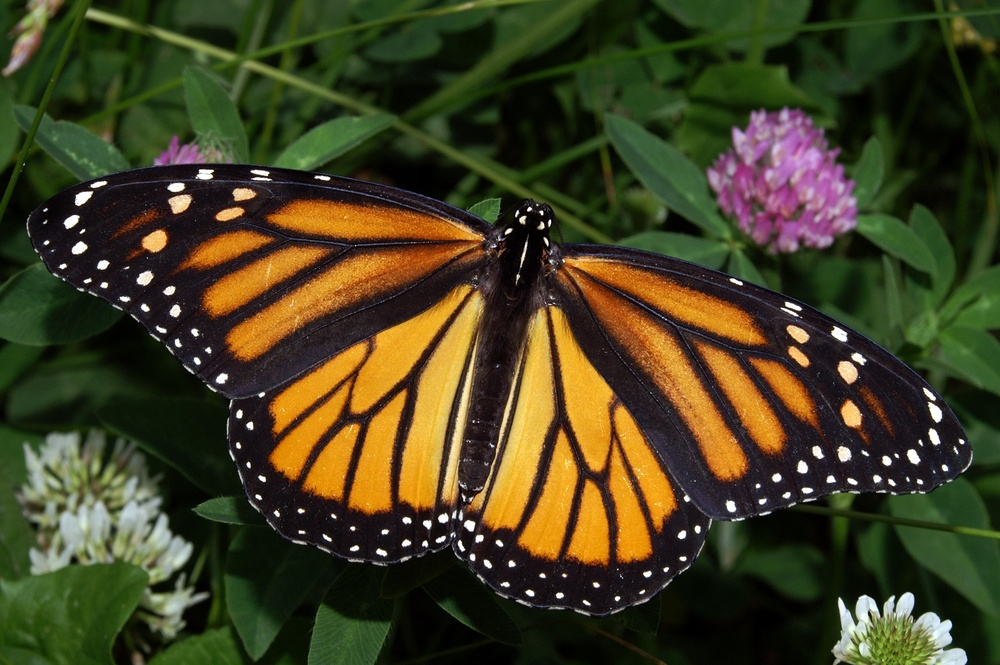
#> input picture Lesson 3/images/monarch.jpg, 1000 x 665 px, shrunk from 3008 x 2000 before the run
$ python K-means_Clustering.py
#> lines starting #> are read from the running program, lines starting #| are printed output that depends on the picture; after the words box and inside, x2 and y2 are one past the last pixel; in counts of white or black regions, pixels touching at a corner belong together
# -*- coding: utf-8 -*-
"""
Created on Sat Mar  2 00:26:24 2019

@author: useraccountname
"""

import numpy as np
import matplotlib.pyplot as plt
import cv2


# Read in the image
## TODO: Check out the images directory to see other images you can work with
# And select one!
image = cv2.imread('images/monarch.jpg')
#> image is the input picture: shape (665, 1000, 3); mean B, G, R 32.9, 63.4, 66.8

# Change color to RGB (from BGR)
image = cv2.cvtColor(image, cv2.COLOR_BGR2RGB)

plt.imshow(image)

# Reshape image into a 2D array of pixels and 3 color values (RGB)
pixel_vals = image.reshape((-1,3))

# Convert to float type
pixel_vals = np.float32(pixel_vals)

# define stopping criteria
# you can change the number of max iterations for faster convergence!
criteria = (cv2.TERM_CRITERIA_EPS + cv2.TERM_CRITERIA_MAX_ITER, 100, 0.2)

## TODO: Select a value for k
# then perform k-means clustering
k = 2
retval, labels, centers = cv2.kmeans(pixel_vals, k, None, criteria, 10, cv2.KMEANS_RANDOM_CENTERS)
#> retval = 1.91e+09; centers = [[34.67, 42.6, 21.52], [195.8, 146.8, 78.69]]

# convert data into 8-bit values
centers = np.uint8(centers)
#> centers = [[34, 42, 21], [195, 146, 78]]
segmented_data = centers[labels.flatten()]

# reshape data into the original image dimensions
segmented_image = segmented_data.reshape((image.shape))
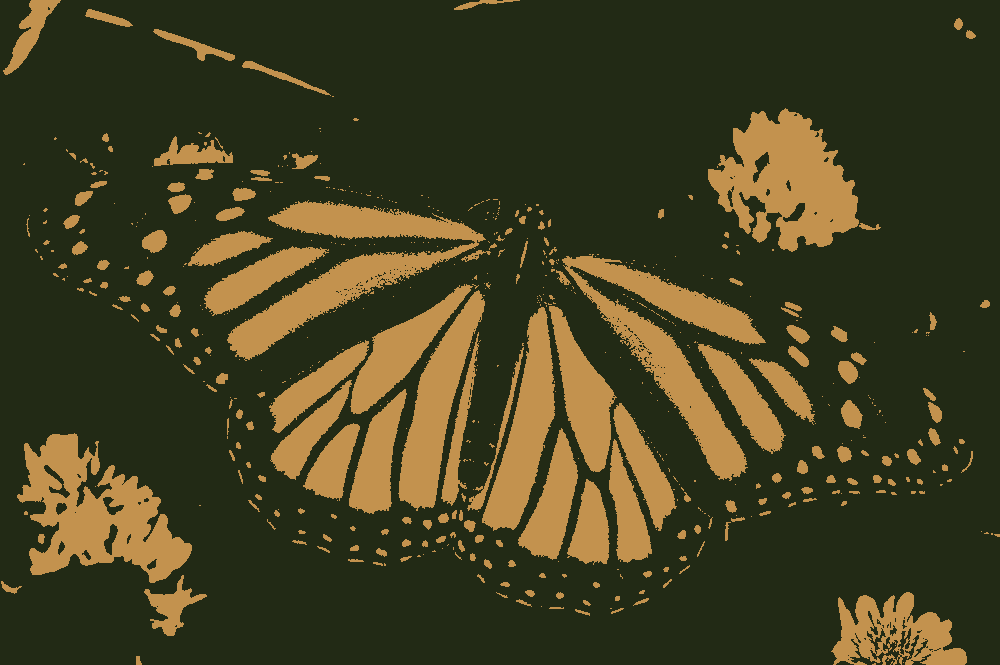
#> segmented_image: shape (665, 1000, 3); mean R, G, B 66.1, 62.7, 32.4
labels_reshape = labels.reshape(image.shape[0], image.shape[1])
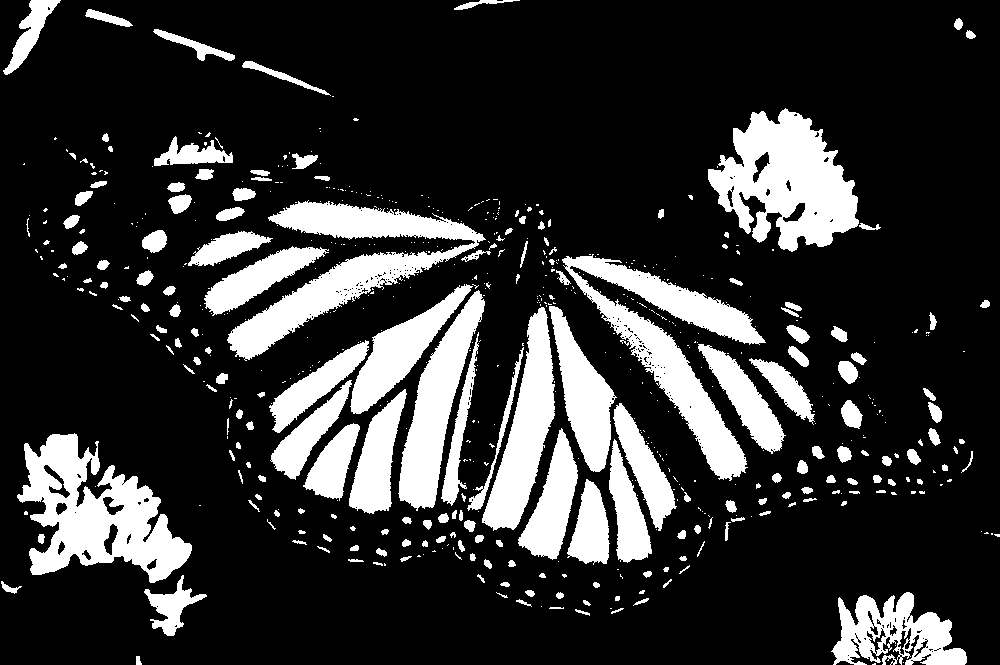
#> labels_reshape: shape (665, 1000) int32; values 0 (black) and 1 (white), 19.9% white; 608 white regions (404 under 20 px), largest, box (x1, y1, x2, y2) and area: (17, 433, 192, 583) 12731, (708, 108, 859, 252) 12610, (562, 254, 766, 481) 12289

plt.imshow(segmented_image)

## TODO: Visualize one segment, try to find which is the leaves, background, etc!
plt.imshow(labels_reshape==0, cmap='gray')

# mask an image segment by cluster

cluster = 0 # the first cluster

masked_image = np.copy(image)
# turn the mask green!
masked_image[labels_reshape == cluster] = [0, 255, 0]
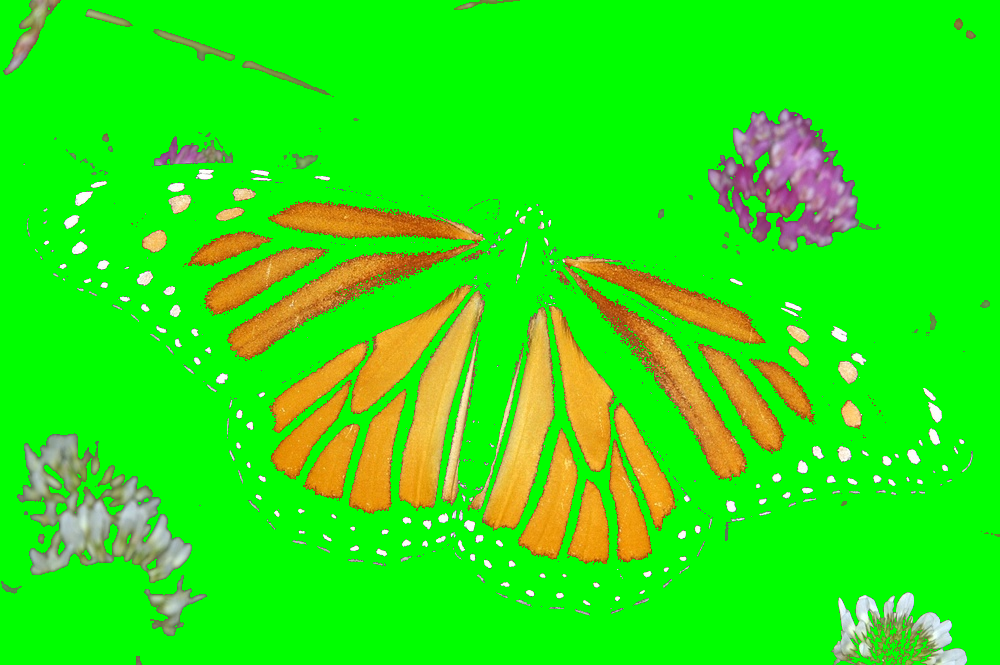
#> masked_image: shape (665, 1000, 3); mean R, G, B 39, 233.4, 15.7

plt.imshow(masked_image)
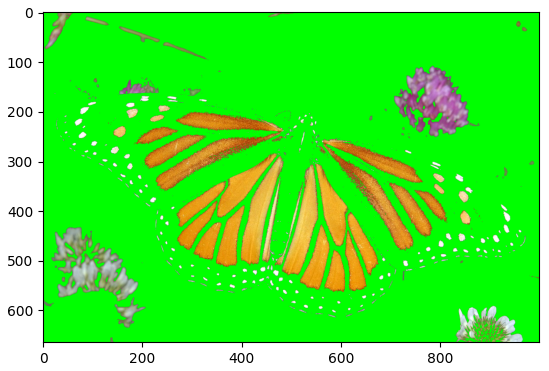
#> figure drawn by matplotlib, 1 panel

$ run again, with Lesson 3/images/flamingos.jpg copied over Lesson 3/images/monarch.jpg
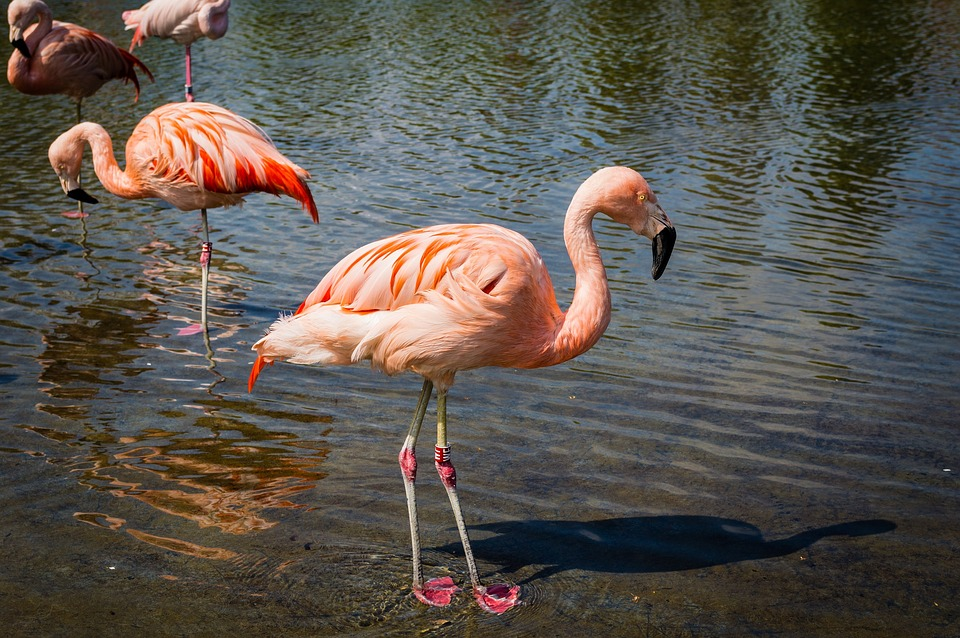
#> input picture Lesson 3/images/flamingos.jpg, 960 x 638 px
#> image is the input picture: shape (638, 960, 3); mean B, G, R 77.9, 84.9, 91.1
#> `retval, labels, centers = cv2.kmeans(pixel_vals, k, None, criteria, 10..`: retval = 1.84e+09; centers = [[66.03, 62.6, 54.43], [146.3, 134.2, 129.5]]
#> `centers = np.uint8(centers)`: centers = [[66, 62, 54], [146, 134, 129]]
#> `labels_reshape = labels.reshape(image.shape[0], image.shape[1])`:
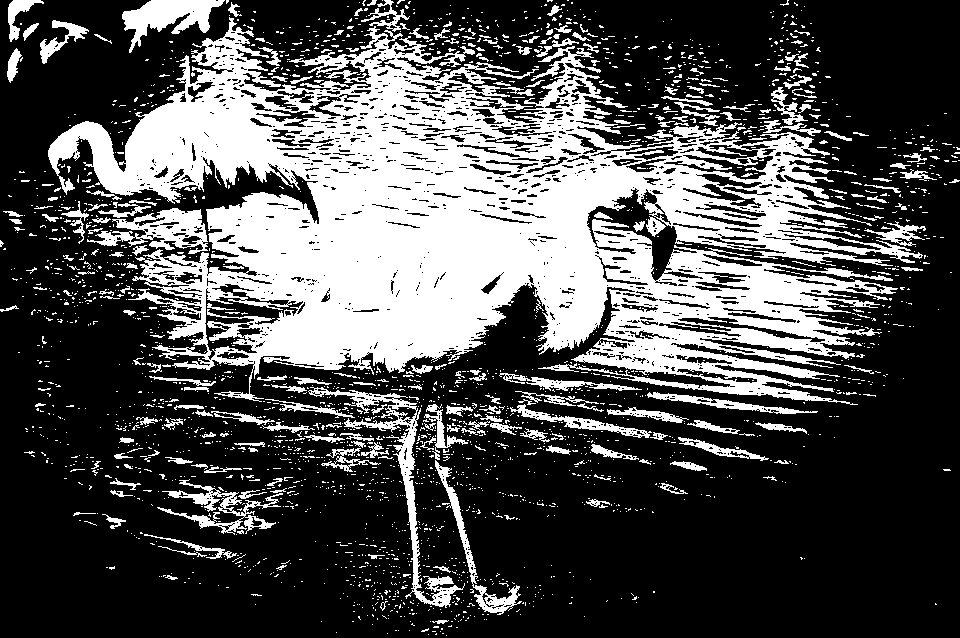
#> labels_reshape: shape (638, 960) int32; values 0 (black) and 1 (white), 31.2% white; 2582 white regions (2340 under 20 px), largest, box (x1, y1, x2, y2) and area: (48, 17, 923, 405) 149858, (308, 387, 465, 608) 3428, (122, 0, 225, 53) 2428
#> `plt.imshow(masked_image)`:
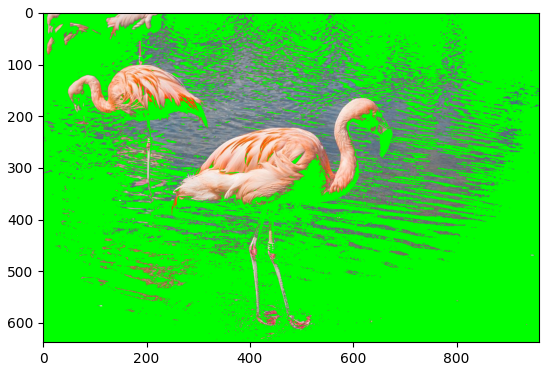
#> figure drawn by matplotlib, 1 panel

$ run again, with Lesson 3/images/oranges.jpg copied over Lesson 3/images/monarch.jpg
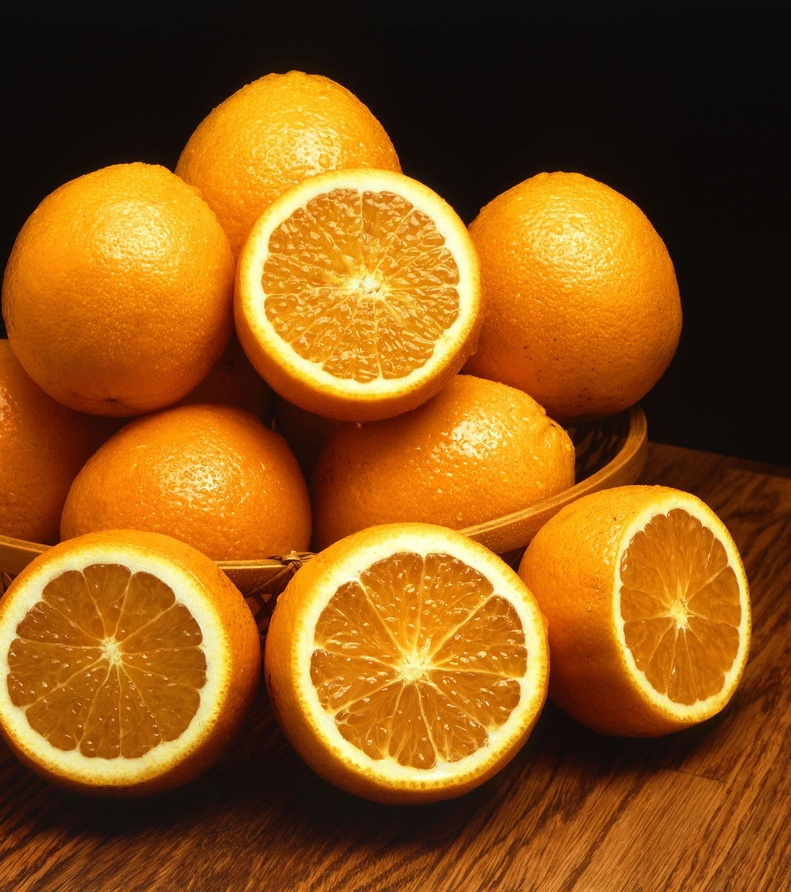
#> input picture Lesson 3/images/oranges.jpg, 791 x 892 px, shrunk from 1999 x 2254 before the run
#> image is the input picture: shape (892, 791, 3); mean B, G, R 22.6, 85.5, 140
#> `retval, labels, centers = cv2.kmeans(pixel_vals, k, None, criteria, 10..`: retval = 3e+09; centers = [[217.9, 140.2, 34.75], [48.4, 21.18, 8.2]]
#> `centers = np.uint8(centers)`: centers = [[217, 140, 34], [48, 21, 8]]
#> `labels_reshape = labels.reshape(image.shape[0], image.shape[1])`:
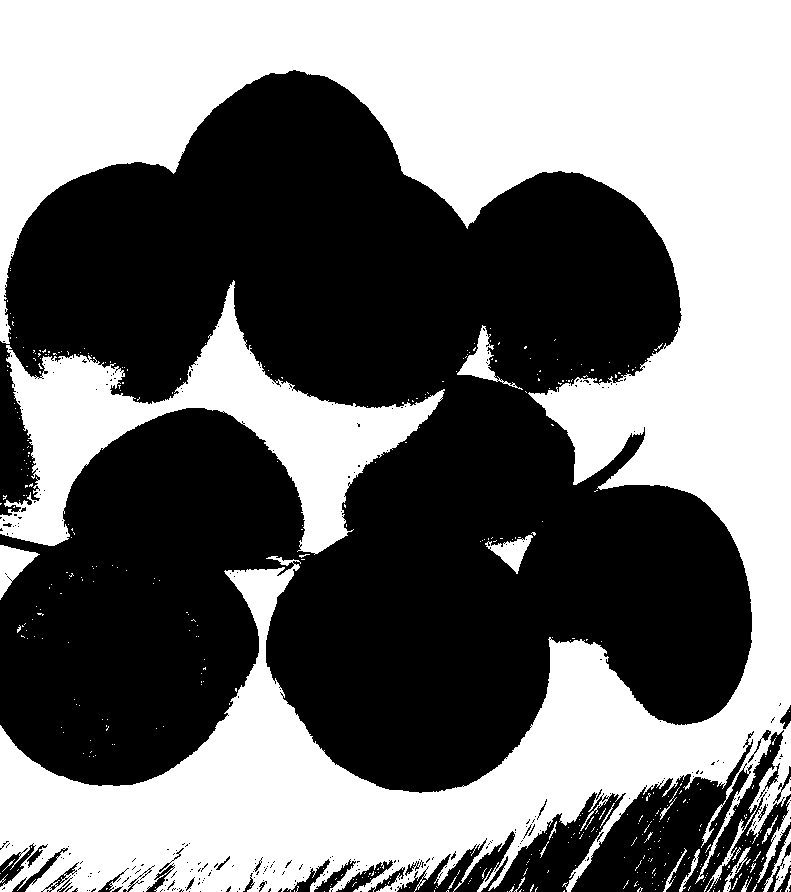
#> labels_reshape: shape (892, 791) int32; values 0 (black) and 1 (white), 45.9% white; 460 white regions (435 under 20 px), largest, box (x1, y1, x2, y2) and area: (0, 0, 791, 892) 283630, (0, 280, 445, 555) 34637, (0, 545, 40, 600) 995
#> `plt.imshow(masked_image)`:
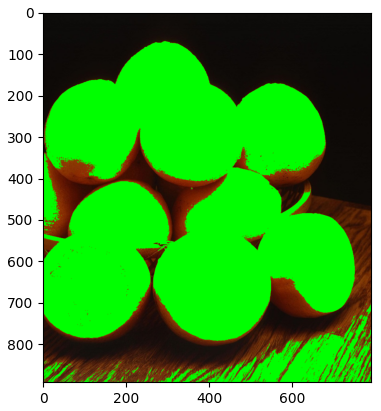
#> figure drawn by matplotlib, 1 panel

$ run again, with Lesson 3/images/pancakes.jpg copied over Lesson 3/images/monarch.jpg
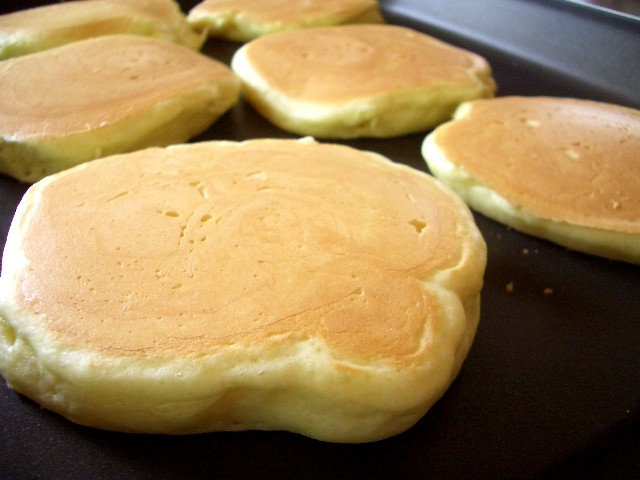
#> input picture Lesson 3/images/pancakes.jpg, 640 x 480 px
#> image is the input picture: shape (480, 640, 3); mean B, G, R 85.1, 130.4, 157.3
#> `retval, labels, centers = cv2.kmeans(pixel_vals, k, None, criteria, 10..`: retval = 1.07e+09; centers = [[48.07, 36.35, 19.77], [219.1, 183.5, 122]]
#> `centers = np.uint8(centers)`: centers = [[48, 36, 19], [219, 183, 122]]
#> `labels_reshape = labels.reshape(image.shape[0], image.shape[1])`:
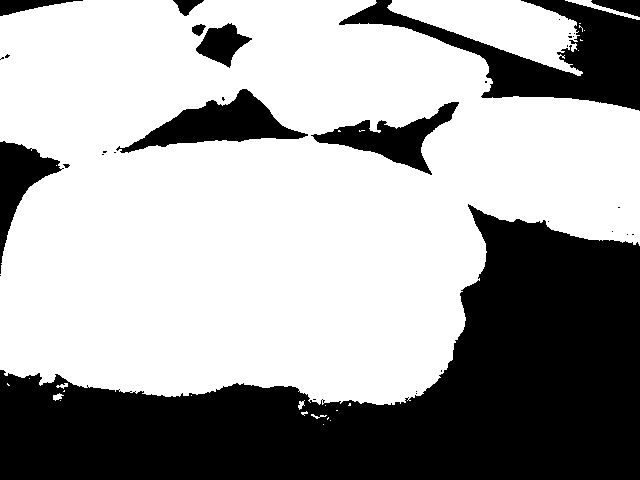
#> labels_reshape: shape (480, 640) int32; values 0 (black) and 1 (white), 63.9% white; 34 black regions (24 under 20 px), largest, box (x1, y1, x2, y2) and area: (0, 204, 640, 480) 85082, (339, 0, 640, 111) 11881, (116, 89, 308, 153) 4803
#> `plt.imshow(masked_image)`:
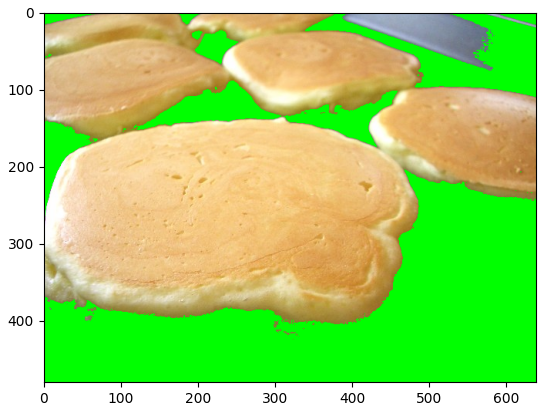
#> figure drawn by matplotlib, 1 panel
